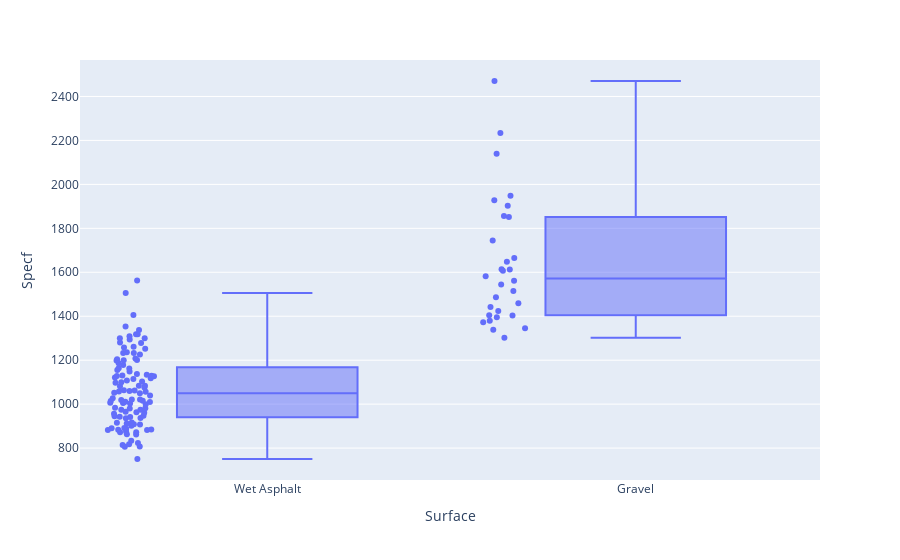

This figure's notebook cell:
### Code cell
fig = px.box(alldf, x="Surface", y="Specf", points = 'all')
fig.show()

### Figure 1 — Plotly figure (JSON) as saved in the notebook; plotly's stock layout.template omitted (floating-point values rounded to 4 significant figures; data arrays with more than 128 entries replaced by an {"elided": "..."} marker saying what was removed)
{"data": [{"alignmentgroup": "True", "boxpoints": "all", "hovertemplate": "Surface=%{x}<br>Specf=%{y}<extra></extra>", "legendgroup": "", "marker": {"color": "#636efa"}, "name": "", "notched": false, "offsetgroup": "", "orientation": "v", "showlegend": false, "type": "box", "x": {"elided": "139 str values"}, "x0": " ", "xaxis": "x", "y": {"elided": "139 float values"}, "y0": " ", "yaxis": "y"}], "layout": {"boxmode": "group", "legend": {"tracegroupgap": 0}, "margin": {"t": 60}, "xaxis": {"anchor": "y", "domain": [0, 1], "title": {"text": "Surface"}}, "yaxis": {"anchor": "x", "domain": [0, 1], "title": {"text": "Specf"}}}}
